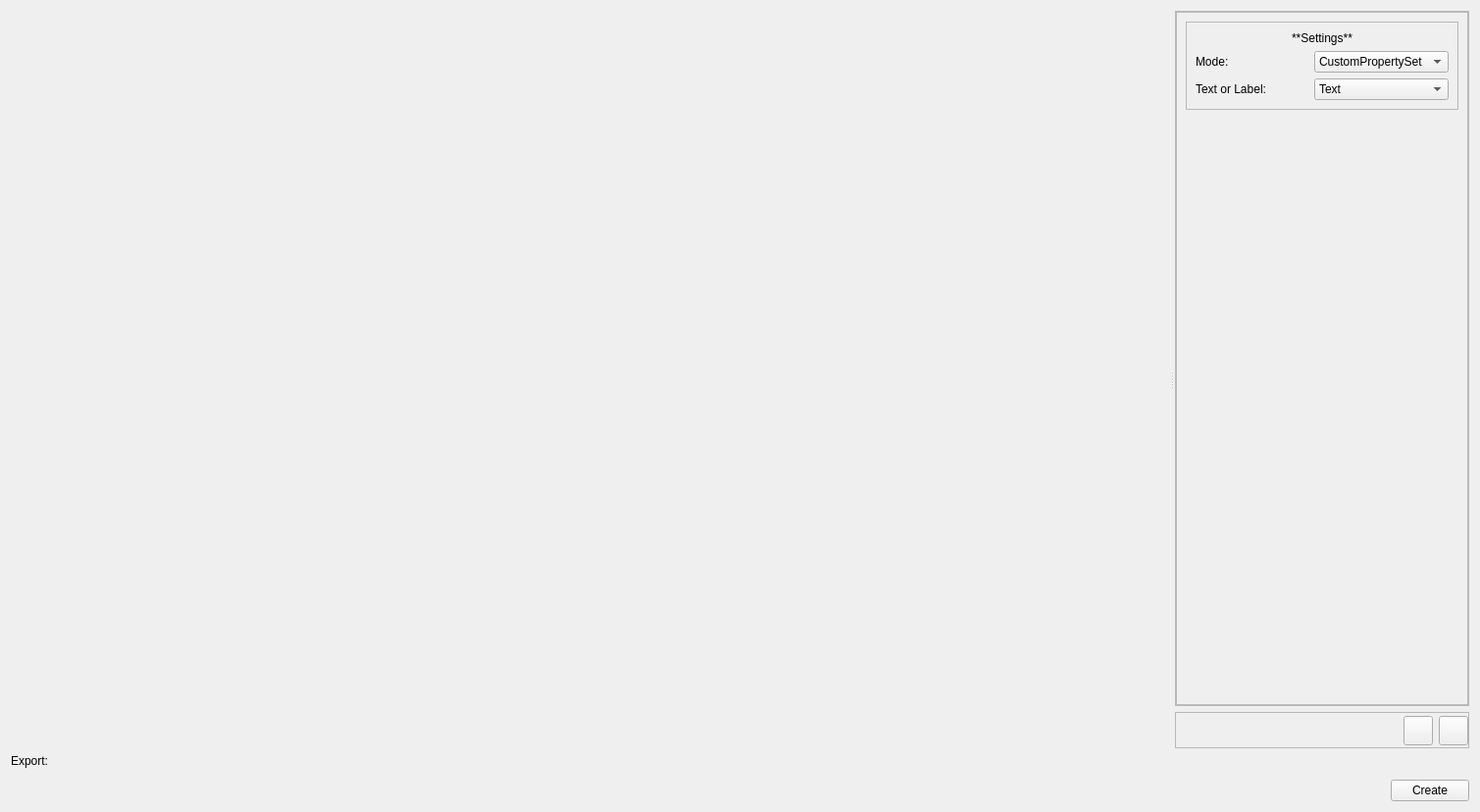
<?xml version="1.0" encoding="UTF-8"?>
<ui version="4.0">
 <class>Form</class>
 <widget class="QWidget" name="Form">
  <property name="geometry">
   <rect>
    <x>0</x>
    <y>0</y>
    <width>1509</width>
    <height>828</height>
   </rect>
  </property>
  <property name="windowTitle">
   <string>Form</string>
  </property>
  <layout class="QGridLayout" name="gridLayout">
   <item row="4" column="0">
    <widget class="FileSelector" name="fw_output" native="true"/>
   </item>
   <item row="3" column="0">
    <widget class="QLabel" name="label_3">
     <property name="text">
      <string>Export:</string>
     </property>
    </widget>
   </item>
   <item row="5" column="0">
    <layout class="QHBoxLayout" name="button_layout">
     <item>
      <spacer name="horizontalSpacer_2">
       <property name="orientation">
        <enum>Qt::Orientation::Horizontal</enum>
       </property>
       <property name="sizeHint" stdset="0">
        <size>
         <width>40</width>
         <height>20</height>
        </size>
       </property>
      </spacer>
     </item>
     <item>
      <widget class="QPushButton" name="pb_create">
       <property name="text">
        <string>Create</string>
       </property>
      </widget>
     </item>
    </layout>
   </item>
   <item row="2" column="0">
    <widget class="QSplitter" name="splitter">
     <property name="sizePolicy">
      <sizepolicy hsizetype="Expanding" vsizetype="Preferred">
       <horstretch>0</horstretch>
       <verstretch>1</verstretch>
      </sizepolicy>
     </property>
     <property name="orientation">
      <enum>Qt::Orientation::Horizontal</enum>
     </property>
     <property name="handleWidth">
      <number>6</number>
     </property>
     <widget class="Widget" name="loin" native="true">
      <property name="sizePolicy">
       <sizepolicy hsizetype="MinimumExpanding" vsizetype="Preferred">
        <horstretch>0</horstretch>
        <verstretch>0</verstretch>
       </sizepolicy>
      </property>
     </widget>
     <widget class="QWidget" name="settings_widget" native="true">
      <property name="sizePolicy">
       <sizepolicy hsizetype="Maximum" vsizetype="Preferred">
        <horstretch>1</horstretch>
        <verstretch>0</verstretch>
       </sizepolicy>
      </property>
      <property name="minimumSize">
       <size>
        <width>300</width>
        <height>0</height>
       </size>
      </property>
      <property name="maximumSize">
       <size>
        <width>300</width>
        <height>16777215</height>
       </size>
      </property>
      <layout class="QVBoxLayout" name="verticalLayout">
       <property name="leftMargin">
        <number>0</number>
       </property>
       <property name="topMargin">
        <number>0</number>
       </property>
       <property name="rightMargin">
        <number>0</number>
       </property>
       <property name="bottomMargin">
        <number>0</number>
       </property>
       <item>
        <widget class="QScrollArea" name="scrollArea_2">
         <property name="widgetResizable">
          <bool>true</bool>
         </property>
         <widget class="QWidget" name="scrollAreaWidgetContents_3">
          <property name="geometry">
           <rect>
            <x>0</x>
            <y>0</y>
            <width>296</width>
            <height>689</height>
           </rect>
          </property>
          <layout class="QVBoxLayout" name="verticalLayout_3">
           <property name="spacing">
            <number>6</number>
           </property>
           <property name="leftMargin">
            <number>0</number>
           </property>
           <property name="topMargin">
            <number>0</number>
           </property>
           <property name="rightMargin">
            <number>0</number>
           </property>
           <property name="bottomMargin">
            <number>0</number>
           </property>
           <item>
            <widget class="QFrame" name="main_settings">
             <property name="sizePolicy">
              <sizepolicy hsizetype="MinimumExpanding" vsizetype="Preferred">
               <horstretch>0</horstretch>
               <verstretch>0</verstretch>
              </sizepolicy>
             </property>
             <property name="frameShape">
              <enum>QFrame::Shape::StyledPanel</enum>
             </property>
             <property name="frameShadow">
              <enum>QFrame::Shadow::Raised</enum>
             </property>
             <layout class="QGridLayout" name="gridLayout_2">
              <item row="0" column="0">
               <widget class="QFrame" name="settings_main">
                <property name="sizePolicy">
                 <sizepolicy hsizetype="MinimumExpanding" vsizetype="Preferred">
                  <horstretch>1</horstretch>
                  <verstretch>0</verstretch>
                 </sizepolicy>
                </property>
                <property name="frameShape">
                 <enum>QFrame::Shape::StyledPanel</enum>
                </property>
                <property name="frameShadow">
                 <enum>QFrame::Shadow::Raised</enum>
                </property>
                <layout class="QGridLayout" name="gridLayout_3">
                 <item row="2" column="1">
                  <widget class="QComboBox" name="cb_mode">
                   <item>
                    <property name="text">
                     <string>CustomPropertySet</string>
                    </property>
                   </item>
                   <item>
                    <property name="text">
                     <string>SharedParameters</string>
                    </property>
                   </item>
                  </widget>
                 </item>
                 <item row="0" column="0" colspan="2">
                  <widget class="QLabel" name="lb_settings_title">
                   <property name="text">
                    <string>**Settings**</string>
                   </property>
                   <property name="textFormat">
                    <enum>Qt::TextFormat::MarkdownText</enum>
                   </property>
                   <property name="alignment">
                    <set>Qt::AlignmentFlag::AlignCenter</set>
                   </property>
                  </widget>
                 </item>
                 <item row="3" column="1">
                  <widget class="QComboBox" name="cb_text">
                   <item>
                    <property name="text">
                     <string>Text</string>
                    </property>
                   </item>
                   <item>
                    <property name="text">
                     <string>Label</string>
                    </property>
                   </item>
                  </widget>
                 </item>
                 <item row="3" column="0">
                  <widget class="QLabel" name="lb_text_or_label">
                   <property name="text">
                    <string>Text or Label:</string>
                   </property>
                  </widget>
                 </item>
                 <item row="2" column="0">
                  <widget class="QLabel" name="lb_mode">
                   <property name="text">
                    <string>Mode:</string>
                   </property>
                  </widget>
                 </item>
                </layout>
               </widget>
              </item>
              <item row="1" column="0">
               <spacer name="verticalSpacer">
                <property name="orientation">
                 <enum>Qt::Orientation::Vertical</enum>
                </property>
                <property name="sizeHint" stdset="0">
                 <size>
                  <width>20</width>
                  <height>40</height>
                 </size>
                </property>
               </spacer>
              </item>
             </layout>
            </widget>
           </item>
          </layout>
         </widget>
        </widget>
       </item>
       <item>
        <widget class="QFrame" name="fr_download">
         <property name="frameShape">
          <enum>QFrame::Shape::StyledPanel</enum>
         </property>
         <property name="frameShadow">
          <enum>QFrame::Shadow::Raised</enum>
         </property>
         <layout class="QHBoxLayout" name="horizontalLayout">
          <property name="spacing">
           <number>6</number>
          </property>
          <property name="leftMargin">
           <number>0</number>
          </property>
          <property name="topMargin">
           <number>0</number>
          </property>
          <property name="rightMargin">
           <number>0</number>
          </property>
          <property name="bottomMargin">
           <number>5</number>
          </property>
          <item>
           <spacer name="horizontalSpacer">
            <property name="orientation">
             <enum>Qt::Orientation::Horizontal</enum>
            </property>
            <property name="sizeHint" stdset="0">
             <size>
              <width>1</width>
              <height>20</height>
             </size>
            </property>
           </spacer>
          </item>
          <item>
           <widget class="QToolButton" name="pb_import">
            <property name="minimumSize">
             <size>
              <width>30</width>
              <height>30</height>
             </size>
            </property>
            <property name="maximumSize">
             <size>
              <width>24</width>
              <height>24</height>
             </size>
            </property>
            <property name="toolTip">
             <string>Import</string>
            </property>
            <property name="text">
             <string/>
            </property>
           </widget>
          </item>
          <item>
           <widget class="QToolButton" name="pb_export">
            <property name="sizePolicy">
             <sizepolicy hsizetype="Minimum" vsizetype="Minimum">
              <horstretch>0</horstretch>
              <verstretch>0</verstretch>
             </sizepolicy>
            </property>
            <property name="minimumSize">
             <size>
              <width>30</width>
              <height>30</height>
             </size>
            </property>
            <property name="maximumSize">
             <size>
              <width>24</width>
              <height>24</height>
             </size>
            </property>
            <property name="toolTip">
             <string>Export</string>
            </property>
            <property name="text">
             <string/>
            </property>
           </widget>
          </item>
         </layout>
        </widget>
       </item>
      </layout>
     </widget>
    </widget>
   </item>
  </layout>
 </widget>
 <customwidgets>
  <customwidget>
   <class>FileSelector</class>
   <extends>QWidget</extends>
   <header>bsdd_gui.presets.ui_presets</header>
   <container>1</container>
  </customwidget>
  <customwidget>
   <class>Widget</class>
   <extends>QWidget</extends>
   <header>bsdd_gui.module.loin.ui</header>
   <container>1</container>
  </customwidget>
 </customwidgets>
 <resources/>
 <connections/>
</ui>
